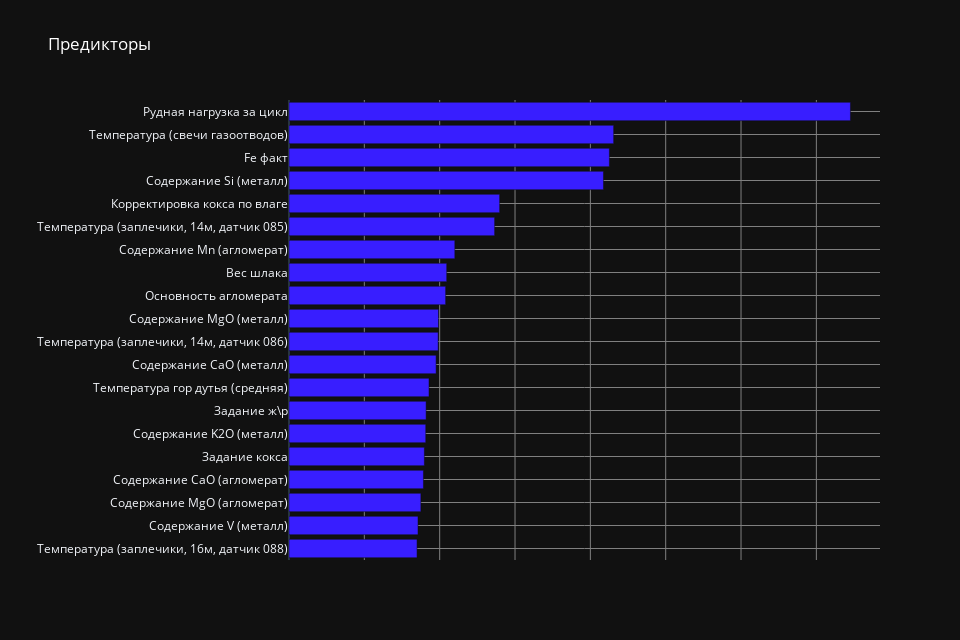

The notebook cell this image was saved under:
### Code cell
fig = go.Figure(data=[go.Bar(x=predictors_top20['share'], y=predictors_top20['descr'], orientation='h', marker=dict(color=color_pairs[0][0])),])
fig.update_layout(
            title =  dict(text=f'Предикторы',
                                   font =dict(color = 'white')),
            height=640,
            width=960,
            xaxis_title='',
            yaxis_title='',
            template='plotly_dark',

        )
fig.update_xaxes(gridwidth=1, gridcolor='grey', showticklabels=False)
fig.update_yaxes(gridwidth=1, gridcolor='grey')
fig.show()

### Figure 1 — Plotly figure (JSON) as saved in the notebook; plotly's stock layout.template omitted (floating-point values rounded to 4 significant figures)
{"data": [{"marker": {"color": "#381eff"}, "orientation": "h", "type": "bar", "x": [0.017, 0.01712, 0.0175, 0.01785, 0.01797, 0.01815, 0.0182, 0.01859, 0.01952, 0.0198, 0.01985, 0.02079, 0.02094, 0.02201, 0.02729, 0.02796, 0.04174, 0.04252, 0.04309, 0.07452], "y": ["Температура (заплечики, 16м, датчик 088)", "Содержание V (металл)", "Содержание MgO (агломерат)", "Содержание CaO (агломерат)", "Задание кокса", "Содержание K2O (металл)", "Задание ж\\р", "Температура гор дутья (средняя)", "Содержание CaO (металл)", "Температура (заплечики, 14м, датчик 086)", "Содержание MgO (металл)", "Основность агломерата", "Вес шлака", "Содержание Mn (агломерат)", "Температура (заплечики, 14м, датчик 085)", "Корректировка кокса по влаге", "Содержание Si (металл)", "Fe факт", "Температура (свечи газоотводов)", "Рудная нагрузка за цикл"]}], "layout": {"height": 640, "title": {"font": {"color": "white"}, "text": "Предикторы"}, "width": 960, "xaxis": {"autorange": true, "gridcolor": "grey", "gridwidth": 1, "range": [0, 0.07845], "showticklabels": false, "title": {"text": ""}, "type": "linear"}, "yaxis": {"autorange": true, "gridcolor": "grey", "gridwidth": 1, "range": [-0.5, 19.5], "title": {"text": ""}, "type": "category"}}}
